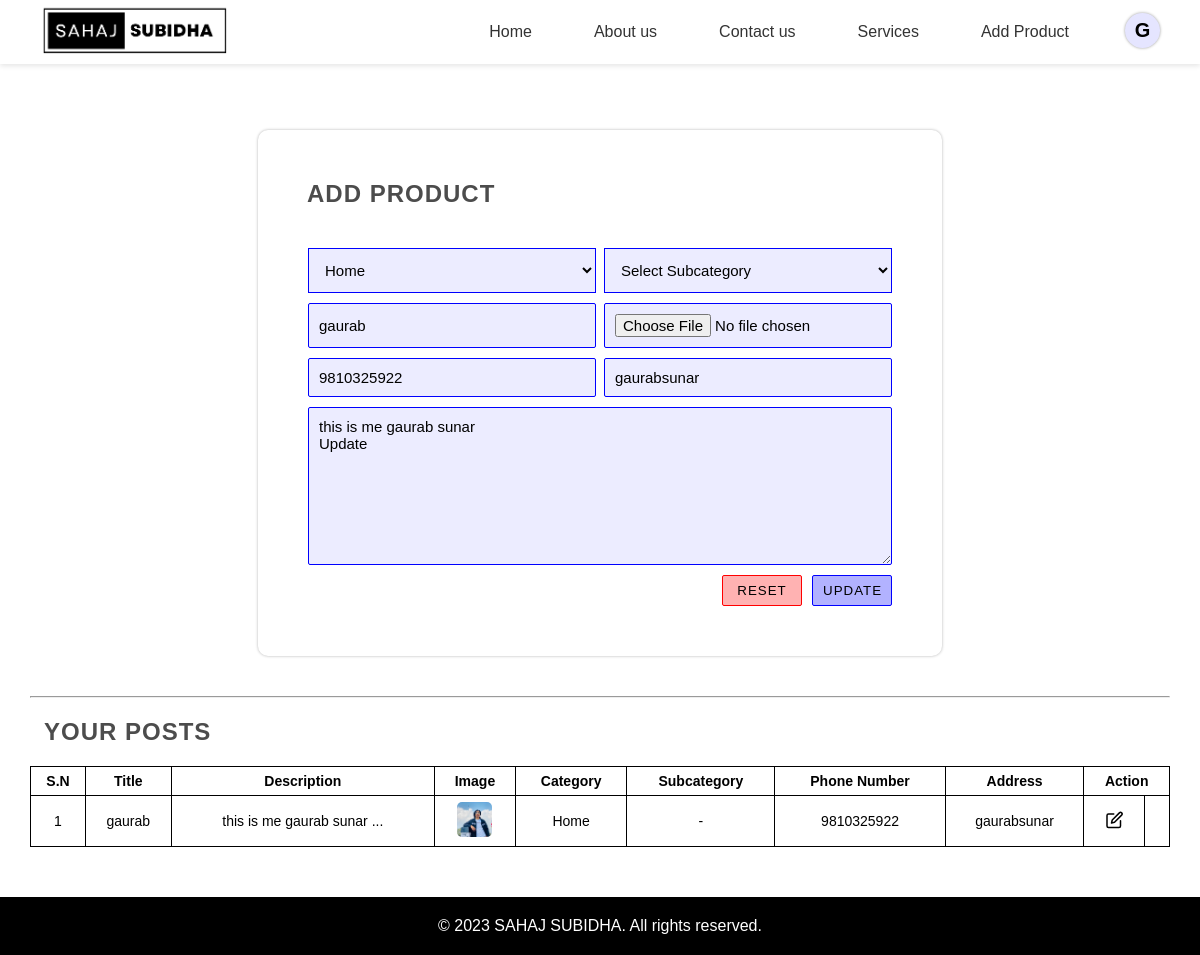
The page /Add.php?edit=17 (signed in) on the database its author committed.
### tables this page shows
CREATE TABLE `category` (
  `id` int(11) NOT NULL,
  `category` varchar(255) DEFAULT NULL,
  `date` datetime DEFAULT current_timestamp()
);

CREATE TABLE `producttable` (
  `id` int(11) NOT NULL,
  `categoryid` int(11) DEFAULT NULL,
  `subcategoryid` int(11) DEFAULT NULL,
  `name` varchar(255) DEFAULT NULL,
  `description` varchar(1023) DEFAULT NULL,
  `image` varchar(255) DEFAULT NULL,
  `date` datetime DEFAULT current_timestamp(),
  `userid` int(11) DEFAULT NULL,
  `phnumber` varchar(255) DEFAULT NULL,
  `address` varchar(255) DEFAULT NULL
);

### Add.php (the view, shortened to what this page needs)
<?php
$servername = "localhost";
$username = "root";
$password = "";
$dbname = "prabeshraul";
$conn = new mysqli($servername, $username, $password, $dbname);
$userId = 0;
if (isset($_SESSION['id'], $_SESSION['name'], $_SESSION['email'], $_SESSION['phNumber'], $_SESSION['privilege'])) {
    $userId = $_SESSION['id'];
} else {
    header("Location: ./index.php");
}
$categoryId = "";
$title = "";
$description = "";
$phnumber = "";
$address = "";
if (isset($_GET['edit'])) {
    $editId = $_GET['edit'];
    $sqlEditOne = "SELECT * FROM producttable WHERE id = $editId";
    $resultEditOne = $conn->query($sqlEditOne);
    if ($resultEditOne->num_rows > 0) {
        $row = $resultEditOne->fetch_assoc();
        $categoryId = $row["categoryid"];
        $title = $row["name"];
        $description = $row["description"];
        $phnumber = $row["phnumber"];
        $address = $row["address"];
    }
}
$sqlCategory = "SELECT id, category, date FROM category";
$resultCategory = $conn->query($sqlCategory);
$sqlProduct = "SELECT c.category AS category, c.id AS categoryId, s.subcategory AS subcategory, s.id AS subcategoryId,
                      p.id AS productId, p.name AS productName, p.description AS productDescription,
                       p.image, p.date, p.userId, p.id AS id, p.phnumber AS phnumber, p.address AS address
                      FROM
    producttable AS p
LEFT JOIN
    category AS c ON c.id = p.categoryId
LEFT JOIN
    subcategory AS s ON s.id = p.subcategoryId WHERE p.userid = '$userId'
    ";
$resultProduct = $conn->query($sqlProduct);
?>
<!DOCTYPE html>
<html lang="en">
<head>
    <link rel="stylesheet" href="./css/style111.css">
    <link rel="stylesheet" href="https://unpkg.com/swiper/swiper-bundle.min.css" />
    <link rel="stylesheet" href="./css/singleProduct.css">
    <link rel="stylesheet" href="./css/product.css">
</head>
<body>
    <?php include "./common/Navigation.php" ?>
    <div id="single-page-container">
        <div id="content-container">
            <h2>ADD PRODUCT</h2>
            <div id="modalBody">
                <form action="./add.php" method="post" enctype="multipart/form-data">
                    <div class="flex">
                        <select name="category" id="categoryDropDOwn" onchange="filterSubcategories(this.value)">
                            <?php
                            if ($resultCategory->num_rows > 0) {
                                while ($row = $resultCategory->fetch_assoc()) {
                                    $selected = ($row['id'] == $categoryId) ? 'selected' : '';
                                    echo '<option value="' . $row['id'] . '" ' . $selected . '>' . $row['category'] . '</option>';
                                }
                            }
                            ?>
                        </select>
                        <select name="subcategory" id="subcategoryDropDOwn">
                            <option value="null">Select Subcategory</option>
                        </select>
                    </div>
                    <div class="flex">
                        <input type="text" name="productName" id="product" placeholder="Product Title"
                            value="<?php echo htmlspecialchars($title); ?>" />
                        <input type="file" name="image" id="image" accept=".jpg, .jpeg, .png"
                            placeholder="Product Image" />
                    </div>
                    <div class="flex">
                        <input type="number" name="phnumber" id="productphnumber" placeholder="Product phone number"
                            value="<?php echo htmlspecialchars($phnumber); ?>" />
                        <input type="text" name="address" id="address" placeholder="Product address"
                            value="<?php echo htmlspecialchars($address); ?>" />
                    </div>
                    <textarea name="productDescription" id="description" cols="30" rows="8"
                        placeholder="Write description here..."><?php echo htmlspecialchars($description); ?></textarea>
                    <div id="FormButtons">
                        <button type="reset" id="resetContent">Reset</button>
                        <?php echo !isset($_GET['edit']) ? '
                <button type="submit" id="postContent" name="createProduct">Post</button>
                ' : '
                <button type="submit" id="postContent" name="updateProduct">Update</button>
                ' ?>
                    </div>
                </form>
            </div>
        </div>
        <hr>
        <h2>YOUR POSTS</h2>
        <?php
        if ($resultProduct->num_rows > 0) {
            echo '<table>
            <thead>
                <tr>
                    <th>S.N</th>
                    <th>Title</th>
                    <th>Description</th>
                    <th>Image</th>
                    <th>Category</th>
                    <th>Subcategory</th>
                    <th>Phone Number</th>
                    <th>Address</th>
                    <th colspan="2">Action</th>
                </tr>
            </thead>
            <tbody>';
            $serialNumber = 1;
            while ($row = $resultProduct->fetch_assoc()) {
                $productName = $row['productName'];
                $limitedProductName = strlen($productName) > 15 ? substr($productName, 0, 15) . '...' : $productName;
                $productDescription = $row['productDescription'];
                $limitedDescription = strlen($productDescription) > 25 ? substr($productDescription, 0, 25) . '...' : $productDescription;
                echo '
            <tr>
                <td>' . $serialNumber++ . '</td>
                <td>' . $limitedProductName . '</td>
                <td>' . $limitedDescription . '</td>
                <td><img style="height: 35px; width: 35px; border-radius: 5px; object-fit: cover;"
                         src="http://localhost/SahajSubidha/dashboard/' . $row['image'] . '"
                         alt="' . $row['productName'] . '"></td>
                <td>' . $row['category'] . '</td>
                <td>' . ($row['subcategory'] !== null ? $row['subcategory'] : '-') . '</td>
                <td>' . ($row['phnumber'] !== null ? $row['phnumber'] : '-') . '</td>
                <td>' . ($row['address'] !== null ? $row['address'] : '-') . '</td>
                <td><a href="?edit=' . $row['id'] . '" onclick="ModalOpen()">' . file_get_contents("./dashboard/svg/edit.svg") . '</a></td>
                <td><a href="?delete=' . $row['id'] . '">' . file_get_contents("./dashboard/svg/delete.svg") . '</a></td>
            </tr>';
            }
            echo '</tbody></table>';
        } else {
            echo "<h2 class='NoResult'>No Results Found</h2>";
        }
        ?>
    </div>
    <footer>
        <div class="footer-bottom">
            <p>&copy; 2023 SAHAJ SUBIDHA. All rights reserved.</p>
        </div>
    </footer>
</body>
</html>

### common/Navigation.php (shortened to what this page needs)
<?php
$servername = "localhost";
$username = "root";
$password = "";
$dbname = "prabeshraul";
$conn = new mysqli($servername, $username, $password, $dbname);
$userId = 0;
$userName = "User";
$userEmail = "user@gmail.com";
if (isset($_SESSION['id'], $_SESSION['name'], $_SESSION['email'], $_SESSION['phNumber'], $_SESSION['privilege'])) {
    $userId = $_SESSION['id'];
    $userName = $_SESSION['name'];
    $userEmail = $_SESSION['email'];
}
$sql = "SELECT id, category, date FROM category";
$result = $conn->query($sql);
?>
<!DOCTYPE html>
<html lang="en">
<head>
</head>
<body>
    <header class="header" style="z-index:1000000;">
        <div class="logo">
            <a href="./index.php"><img src="./common/logo.png" alt="Logo: Sahaj-Subidha"></a>
        </div>
        <nav class="nav-menu">
            <ul>
                <?php
                if ($result->num_rows > 0) {
                    while ($row = $result->fetch_assoc()) {
                        $categoryLink = strtolower($row['category']) == "home" ? './index' : './' . strtolower($row['category']);
                        $words = explode(' ', $categoryLink);
                        if ($categoryLink == './about us') {
                            $hrefValue = 'about';
                        } elseif ($categoryLink == './contact us') {
                            $hrefValue = 'contact';
                        } else {
                            $hrefValue = $words[0];
                        }
                        if ($userId < 1 && strtolower($row['category']) != "add product") {
                            echo '<li class="dropdown IndexPageActive">
                <a href="' . $hrefValue . '.php" class="dropbtn" onmouseover="onHoverFunction(' . $row['id'] . ')">' . $row['category'] . '</a></li>';
                        } elseif ($userId >= 1) {
                            echo '<li class="dropdown IndexPageActive">
                <a href="' . $hrefValue . '.php" class="dropbtn" onmouseover="onHoverFunction(' . $row['id'] . ')">' . $row['category'] . '</a></li>';
                        }
                    }
                }
                ?>
                <?php
                echo $userId < 1 ? '
                    <div id="login">
                        <a href="./auth/login.php">Login</a>
                    </div>
                ' : '
                    <div id="profile">
                        <div id="OuterProfile" onclick="profileClick()">' . strtoupper(substr($userName, 0, 1)) . '</div>
                        <div id="outerlayer">
                            <div id="userProfile">
                                <div class="topdata">
                                    <div class="imageProfile">' . strtoupper(substr($userName, 0, 1)) . '</div>
                                    <div class="userData">
                                        <div id="userName">' . $userName . '</div>
                                        <div id="userEmail">' . $userEmail . '</div>
                                    </div>
                                </div>
                                <p>
                                    Lorem ipsum dolor sit amet consectetur adipisicing elit. Quam, laboriosam?
                                </p>
                                <div id="buttons">
                                    <div><a href="./add.php">Your Posts</a></div>
                                    <div><a href="?logout=' . $userId . '" class="danger">Logout</a></div>
                                </div>
                            </div>
                        </div>
                    </div>
                ';
                ?>
            </ul>
        </nav>
    </header>
</body>
</html>

### css/style111.css (style rules this page uses)
* { box-sizing: border-box; margin: 0; padding: 0; }
body { font-family: "Montserrat", sans-serif; }
.header { display: flex; justify-content: space-between; align-items: center; padding: 5px 40px; background-color: rgb(255, 255, 255); box-shadow: 0px 2px 5px rgba(0, 0, 0, 0.1); z-index: 99; position: fixed; top: 0; left: 0; width: 100%; }
.logo { display: flex; align-items: center; transform: scale(1); transform-origin: right; box-shadow: transparent; }
.logo img { height: 50px; margin-right: 10px; }
.nav-menu ul { display: flex; list-style: none; }
.nav-menu li { margin-left: 20px; }
.nav-menu a { position: relative; font-size: 1em; font-weight: 500; color: #333; text-decoration: none; margin-left: 10px; }
.nav-menu a::after { content: ""; position: absolute; left: 0; bottom: 2px; width: 100%; height: 3px; background: #000000; border-radius: 4px; transform-origin: left; transform: scaleX(0); transition: 0.5s; }
li a { display: block; color: #000000; text-align: center; padding: 14px 16px; text-decoration: none; }
li.dropdown { position: relative; }
footer { background-color: #ffffff; color: #000000; }
.footer-bottom { text-align: center; background-color: #000000; color: #ffffff; padding: 20px 0; }

### css/singleProduct.css (style rules this page uses)
#single-page-container { min-height: 93vh; width: 100%; padding-top: 100px; display: flex; }
#content-container { min-height: 20vh; height: 100%; width: 60%; margin: 0 auto; box-shadow: 0 0 3px 0 rgba(0, 0, 0, 0.3); padding: 30px 35px; border-radius: 10px; margin-bottom: 40px; }

### css/product.css (style rules this page uses)
table, th, tr, td { border: 1px solid black; border-collapse: collapse; font-family: Arial, Helvetica, sans-serif; font-size: 14px; }
td, th { text-align: center; padding: 6px; }
table { width: 100%; }
#modalBody { width: 100%; height: 100%; padding: 20px 15px; }
#modalBody form { display: flex; flex-direction: column; gap: 10px; }
#modalBody form input, #modalBody form textarea { padding: 10px; font-size: 15px; border: none; outline: none; border: 1px solid blue; border-radius: 2px; background-color: rgb(236, 236, 255); font-family: Arial, Helvetica, sans-serif; }
#FormButtons { display: flex; justify-content: flex-end; gap: 10px; }
#FormButtons button { padding: 7px 10px; border: none; outline: none; width: 80px; cursor: pointer; text-transform: uppercase; letter-spacing: 1px; border-radius: 2px; transition: 0.3s; }
#resetContent { border: 1px solid red !important; background-color: rgba(255, 0, 0, 0.3); }
#postContent { border: 1px solid blue !important; background-color: rgba(0, 0, 255, 0.3); }
#categoryDropDOwn, #subcategoryDropDOwn { padding: 12px; cursor: pointer; outline: none; border: 1px solid blue !important; background-color: rgb(236, 236, 255); font-size: 15px; }
.flex { display: flex; gap: 8px; }
.flex select { width: 50%; }
.flex input { width: 50%; }

### Add.php (style rules this page uses)
#single-page-container h2 { color: rgba(0, 0, 0, 0.7); margin-left: 14px; letter-spacing: 1px; text-transform: uppercase; margin-bottom: 20px; margin-top: 20px; }
#single-page-container { display: flex; flex-direction: column; width: 95%; margin: 50px auto; }
#single-page-container svg { height: 18px !important; width: 19px !important; }
#content-container { margin-top: -20px; }

### common/Navigation.php (style rules this page uses)
.nav-menu { display: flex; align-items: center; height: 100%; }
#OuterProfile { display: flex; align-items: center; justify-content: center; height: 35px; width: 35px; border-radius: 50%; font-weight: 600; font-size: 20px; box-shadow: 0 0 3px 0 rgba(0, 0, 0, 0.4); background-color: rgba(0, 0, 255, 0.1); margin-left: 40px; cursor: pointer; margin-top: 4px; }

### rows shown on the page
category: category "Home"
category: category "About us"
category: category "Contact us"
category: category "Services"
category: category "Add Product"
producttable: productName "gaurab", phnumber "9810325922", address "gaurabsunar", productDescription "this is me gaurab sunar Update", name "gaurab", description "this is me gaurab sunar ...", image (picture), categoryid.category "Home"

### other values the page prints
substr($userName, 0, 1) "G"
form field category "Home"
